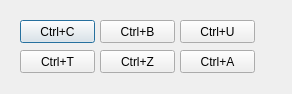
<?xml version="1.0" encoding="UTF-8"?>
<ui version="4.0">
 <class>keycombination</class>
 <widget class="QDialog" name="keycombination">
  <property name="geometry">
   <rect>
    <x>0</x>
    <y>0</y>
    <width>292</width>
    <height>94</height>
   </rect>
  </property>
  <property name="windowTitle">
   <string>Dialog</string>
  </property>
  <widget class="QPushButton" name="ctrlC">
   <property name="geometry">
    <rect>
     <x>20</x>
     <y>20</y>
     <width>75</width>
     <height>23</height>
    </rect>
   </property>
   <property name="text">
    <string>Ctrl+C</string>
   </property>
  </widget>
  <widget class="QPushButton" name="ctrlZ">
   <property name="geometry">
    <rect>
     <x>100</x>
     <y>50</y>
     <width>75</width>
     <height>23</height>
    </rect>
   </property>
   <property name="text">
    <string>Ctrl+Z</string>
   </property>
  </widget>
  <widget class="QPushButton" name="ctrlT">
   <property name="geometry">
    <rect>
     <x>20</x>
     <y>50</y>
     <width>75</width>
     <height>23</height>
    </rect>
   </property>
   <property name="text">
    <string>Ctrl+T</string>
   </property>
  </widget>
  <widget class="QPushButton" name="ctrlU">
   <property name="geometry">
    <rect>
     <x>180</x>
     <y>20</y>
     <width>75</width>
     <height>23</height>
    </rect>
   </property>
   <property name="text">
    <string>Ctrl+U</string>
   </property>
  </widget>
  <widget class="QPushButton" name="ctrlB">
   <property name="geometry">
    <rect>
     <x>100</x>
     <y>20</y>
     <width>75</width>
     <height>23</height>
    </rect>
   </property>
   <property name="text">
    <string>Ctrl+B</string>
   </property>
  </widget>
  <widget class="QPushButton" name="ctrlA">
   <property name="geometry">
    <rect>
     <x>180</x>
     <y>50</y>
     <width>75</width>
     <height>23</height>
    </rect>
   </property>
   <property name="text">
    <string>Ctrl+A</string>
   </property>
  </widget>
 </widget>
 <resources/>
 <connections/>
</ui>
